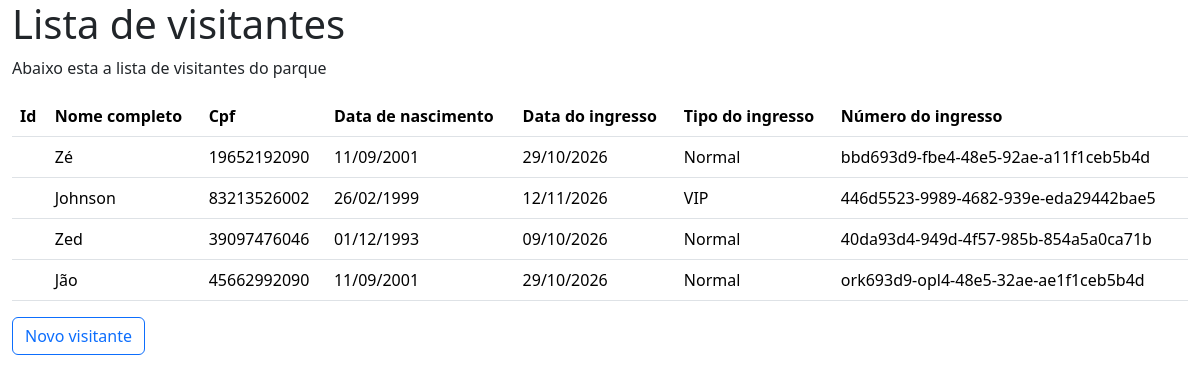
The page /visitors/ on the database as committed earlier.
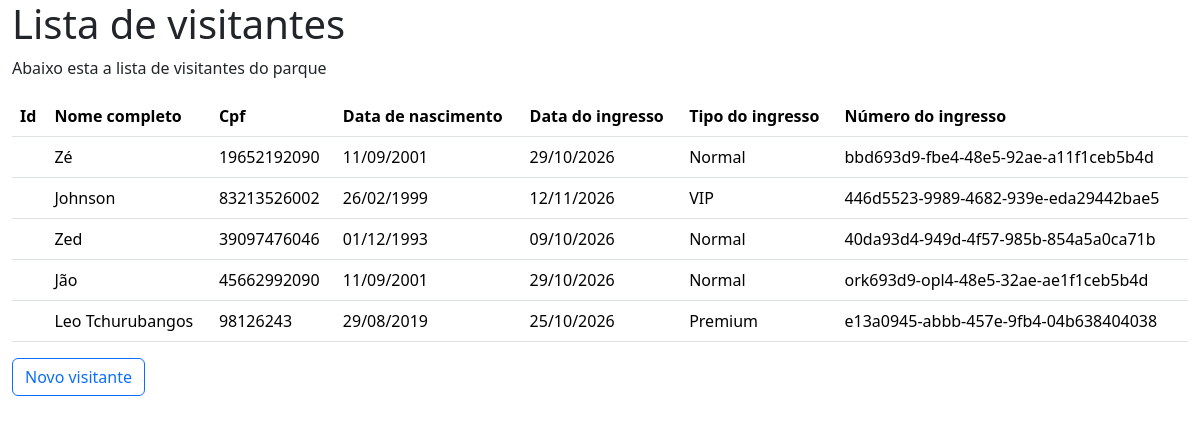
The same page on the database as committed later.
### app/models.py (models this page shows, shortened)
class Visitor(models.Model):
    class TicketType(models.IntegerChoices):
        NORMAL = 1, 'Normal'
        VIP = 2, 'VIP'
        PREMIUM = 3, 'Premium'
    first_name = models.CharField(max_length=100)
    last_name = models.CharField(max_length=100)
    cpf = models.CharField(max_length=11)
    birth_date = models.DateField()
    ticket_date = models.DateField()
    ticket_type = models.IntegerField(choices=TicketType.choices)
    ticket_number = models.CharField(255)

### app/views.py (the view)
# urls.py: path('visitors/', views.visitors, name='visitors'),
def visitors(request):
    visitors = Visitor.objects.all()
    response = {
        'visitors': visitors
    }
    return render(request, 'visitors.html', response)

### app/templates/visitors.html (shortened to what this page needs)
<!DOCTYPE html>
<html lang="en">
<head>
<link href="https://cdn.jsdelivr.net/npm/bootstrap@5.3.8/dist/css/bootstrap.min.css" rel="stylesheet">
</head>
<body>
    <div class="container-fluid">
        <h1>Lista de visitantes</h1>
        <p>Abaixo esta a lista de visitantes do parque</p>
        <div class="table_responsive">
            <table class="table">
                <tr>
                    <th>Id</th>
                    <th>Nome completo</th>
                    <th>Cpf</th>
                    <th>Data de nascimento</th>
                    <th>Data do ingresso</th>
                    <th>Tipo do ingresso</th>
                    <th>Número do ingresso</th>
                </tr>
                {% for visitor in visitors %}
                <tr>
                    <td>{{ visitantes.id }}</td>
                    <td>{{ visitor.first_name }} {{ visitor.last_name }}</td>
                    <td>{{ visitor.cpf }}</td>
                    <td>{{ visitor.birth_date|date:"d/m/Y" }}</td>
                    <td>{{ visitor.ticket_date|date:"d/m/Y" }}</td>
                    <td>{{ visitor.get_ticket_type_display }}</td>
                    <td>{{ visitor.ticket_number }}</td>
                </tr>
                {% endfor %}
            </table>
            <a href="./create/" class="btn btn-outline-primary">Novo visitante</a>
        </div>
    </div>
</body>
</html>

Rows that differ between the two databases and show on the page:
added Visitor: first_name "Leo", last_name "Tchurubangos", cpf "98126243", birth_date "29/08/2019", ticket_date "25/10/2026", ticket_type "Premium", ticket_number "e13a0945-abbb-457e-9fb4-04b638404038"
